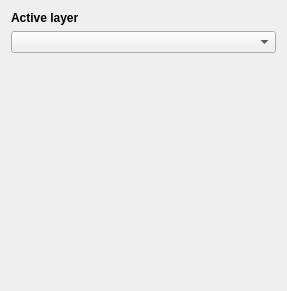
<?xml version="1.0" encoding="UTF-8"?>
<ui version="4.0">
 <class>Form</class>
 <widget class="QWidget" name="Form">
  <property name="geometry">
   <rect>
    <x>0</x>
    <y>0</y>
    <width>287</width>
    <height>291</height>
   </rect>
  </property>
  <property name="windowTitle">
   <string>Form</string>
  </property>
  <layout class="QGridLayout" name="gridLayout">
   <item row="0" column="0">
    <widget class="QLabel" name="label_2">
     <property name="font">
      <font>
       <weight>75</weight>
       <bold>true</bold>
      </font>
     </property>
     <property name="text">
      <string>Active layer</string>
     </property>
    </widget>
   </item>
   <item row="1" column="0">
    <widget class="QComboBox" name="combo_active_layer"/>
   </item>
   <item row="2" column="0">
    <spacer name="verticalSpacer">
     <property name="orientation">
      <enum>Qt::Vertical</enum>
     </property>
     <property name="sizeHint" stdset="0">
      <size>
       <width>20</width>
       <height>40</height>
      </size>
     </property>
    </spacer>
   </item>
  </layout>
 </widget>
 <resources/>
 <connections/>
</ui>
